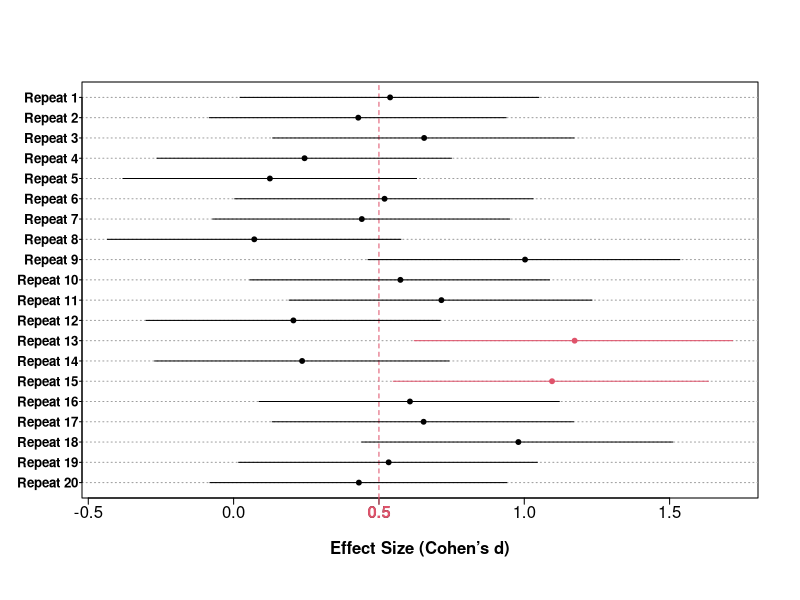

This figure's R source:
d.CI.sim <- function(d, n1, n2 = NA, conf.level = .95, n.sim = 5, ylabel = TRUE){
  
CI.d <- function(da = d, n1a = n1, n2a = n2, conf.levela = conf.level){
  
alpha = (1 - conf.levela)/2
    N = ifelse(is.na(n2a), n1a, (n1a * n2a)/(n1a + n2a))
   df = ifelse(is.na(n2a), n1a - 1, (n1a + n2a) - 2)
 d.SE = 1/sqrt(N)  ;   t = da/d.SE
    
f <- function (ncp, alpha, q, df) {
    abs(suppressWarnings(pt(q = t, df = df, ncp, lower.tail = FALSE)) - alpha)
  }
    
a = lapply(14:ifelse(da!= 0, da*sqrt(N)+5, 30), function(x) c(-x, x))
    
CI = matrix(NA, length(a), 2)
    
for(i in 1:length(a)){    
CI[i,] = sapply(c(alpha, 1-alpha),
function(x) optimize(f, interval = a[[i]], alpha = x, q = t, df = df, tol = 1e-12)[[1]]*d.SE)
  }  
    
CI[which.max(ave(1:nrow(CI), do.call(paste, round(data.frame(CI), 3)), FUN = seq_along)), ]
  }
    
fun <- function(db = d, n1b = n1, n2b = n2, conf.levelb = conf.level){ 
  
   N = ifelse(is.na(n2b), n1b, (n1b * n2b)/(n1b + n2b))
  df = ifelse(is.na(n2b), n1b - 1, (n1b + n2b) - 2)
d.SE = 1/sqrt(N)  ;   t = db/d.SE
    
  ds = rt(1, df, t)*d.SE
c(CI = CI.d(da = ds, n1a = n1, n2a = n2, conf.levela = conf.level), ds = ds)
  }
  
  sim <- t(replicate(n.sim, fun()))
  capture = sim[ ,1] <= d & d <= sim[ ,2]

  par(mgp = c(2, .2, 0), tck = -.015)    
  plot(sim[, 1:2], rep(1:n.sim, 2), ty = "n", ylab = NA, yaxt = "n", xlab = "Effect Size (Cohen’s d)", font.lab = 2)
  axis(1, at = d, col.axis = 2, col = 2, font = 2)
  abline(h = 1:n.sim, col = 8, lty = 3)
  if(ylabel) axis(2, at = 1:n.sim, labels = paste0("Repeat ", rev(1:n.sim)), font = 2, las = 1, cex.axis = .8, tck = -.006)
  abline(v = d, lty = 2, col = 2) 
  segments(sim[ ,1], 1:n.sim, sim[ ,2], 1:n.sim, lend = 1, col = ifelse(capture, 1, 2))
  points(sim[, 3], 1:n.sim, pch = 19, col = ifelse(capture, 1, 2), cex = ifelse(n.sim > 50, .6, .65))
  
  cat(paste0("\t", "Coverage = ", mean(capture)*1e2, "%"))   
}
# Example of use:
d.CI.sim(d = .5, n1 = 30, n2 = 30, n.sim = 20)
